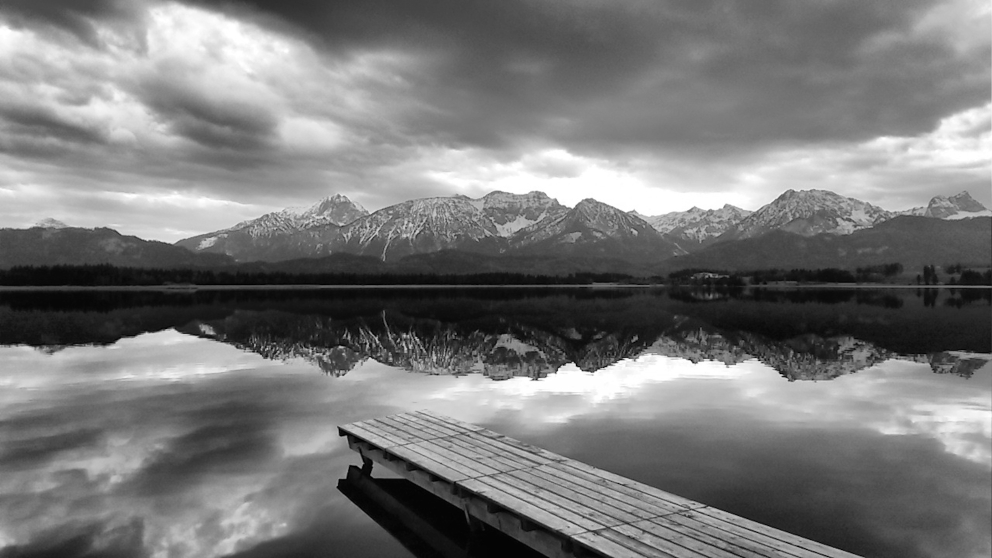
%> input picture greyscale_thresholding/landscape.jpg, 1984 x 1116 px (shown at 1/2 size)
$ octave greyscale_thresholding.m   (GNU Octave 9; MATLAB toolbox functions it lacks are replaced by stand-ins)
%> lines starting %> are read from the running program, lines starting %| are printed output that depends on the picture; in (x1, y1, x2, y2) boxes, pixels count from 0 and x2, y2 are one past the last pixel; in counts of white or black regions, pixels touching at a corner belong together; the program's own positions count from 1
%Part A
I=imread('landscape.jpg');
%> I is the input picture: size 1116x1984x3 uint8; min 0, max 255, mean 120.7
I = double(I);
%> I: size 1116x1984x3 double
colormap(gray),imagesc(I);
%> after `imagesc(I)`:
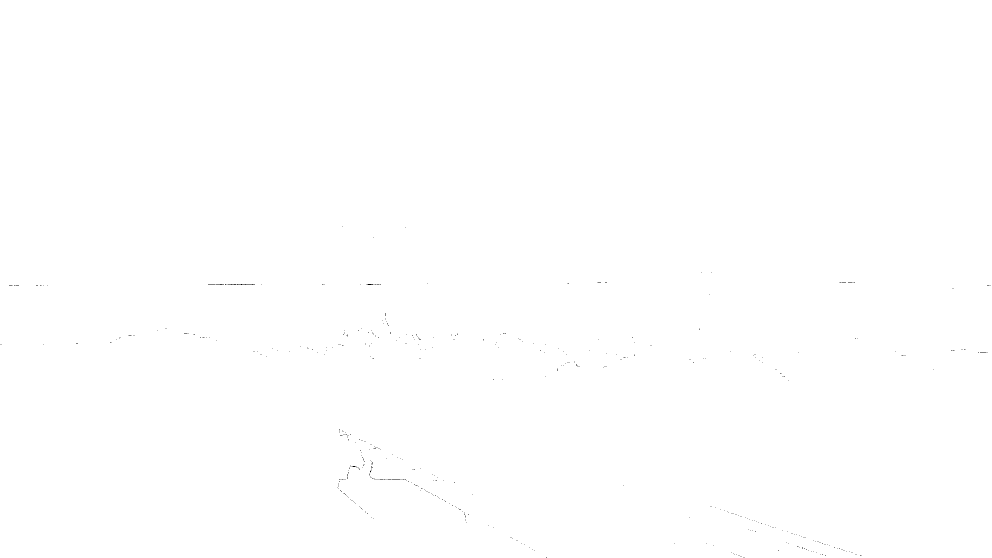
%> displayed picture: size 1116x1984x3, on the screen's scale of 0 to 255 (shown at 1/2 size); 100% white; black in thin lines or dots, all inside (x1, y1, x2, y2) = (1, 452, 1981, 1116)

%Display histogram of I
x = 1:256;
h = zeros(1,256);
for i=1:1116
    for j=1:1984
        h(I(i,j)+1) = h(I(i,j)+1) + 1;
    end
end
%> after the loop, h = 256 values, max 22401 at index 256, min 404 at index 2, mean 8649
plot(x,h);

%Find Average Optical Density
mean(I(:))
%> ans = 120.7


%Part B
M=imread('mammogram.jpg');
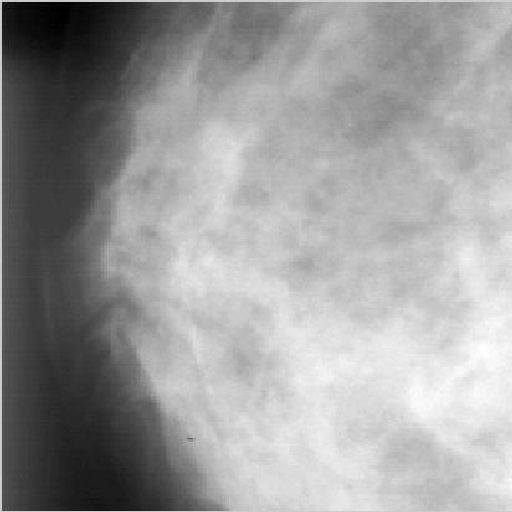
%> input picture greyscale_thresholding/mammogram.jpg, 512 x 512 px
%> M is the input picture: size 512x512 uint8; min 0, max 255, mean 155.4
M=double(M);
%> M: size 512x512 double

%1.Convert into a binary image by simple thresholding
Tnew=mean(M(:));
%> Tnew = 155.4
for i=1:512
    for j=1:512
        if M(i,j) < Tnew
           I(i,j) = 0;
        else
            I(i,j) = 255;
        end
    end
end
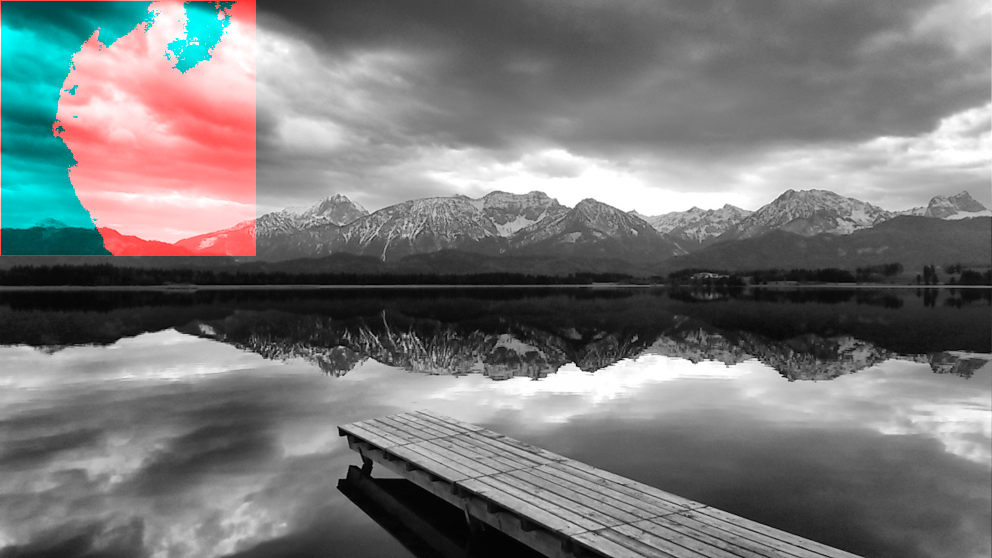
%> I: size 1116x1984x3 double (shown at 1/2 size); 11.8% of pixels changed, all inside (x1, y1, x2, y2) = (0, 0, 512, 512)
result1=I;
colormap(gray)
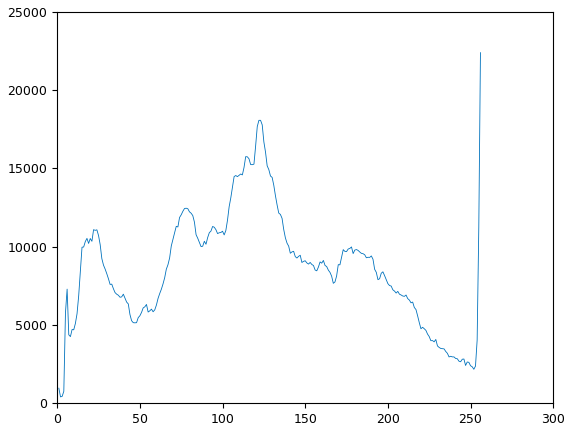
%> figure redrawn from the program's plot data; curve peaks at x = 256, y = 22401
subplot(1,3,1),imagesc(M)
subplot(1,3,2),imagesc(result1)

%2.Implement the Approximate Contour Image Generation algorithm
for i=2:511
    for j=2:511
        if I(i,j)==255
            n = I(i-1,j-1) + I(i-1,j) + I(i-1,j+1) + I(i,j-1) + I(i,j) + I(i,j+1) + I(i+1,j-1) + I(i+1,j) + I(i+1,j+1);
            if n<2040
                J(i,j) = 255;
            else
                J(i,j) = 0;
            end
        else
            J(i,j) = 0;
        end
    end
end
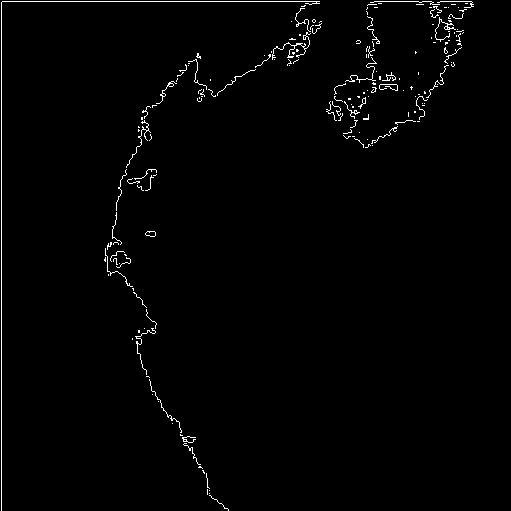
%> J: size 511x511 double; 1.3% white in thin lines or dots
%> after the loop, n = 2295
result2 = J;

subplot(1,3,3),imagesc(result2)

%Part C
S = imread('spot.jpg');
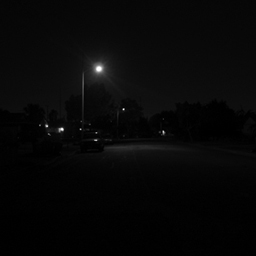
%> input picture greyscale_thresholding/spot.jpg, 256 x 256 px
%> S is the input picture: size 256x256 uint8; min 0, max 255, mean 7.3
S = double(S);
%> S: size 256x256 double
colormap(gray);

%Display histogram of S
x = 1:256;
h = zeros(1,256);
for i=1:256
    for j=1:256
        h(S(i,j)+1) = h(S(i,j)+1) + 1;
    end
end
%> after the loop, h = 256 values, max 9133 at index 2, min 0 at index 89, mean 256
subplot(2,2,1), plot(x,h);

% Perform full-scale contrast stretch
% J(i,j) = ((k-1)/(b-a))*(I(i,j) - a)
J = uint8((255/50)*S);
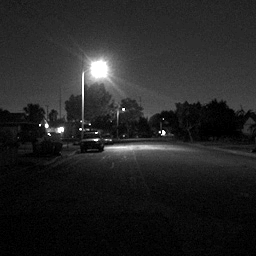
%> J: size 256x256 uint8; min 0, max 255, mean 36.1
a = 1:256;
n = zeros(1,256);
for i=1:256
    for j=1:256
        n(J(i,j)+1) = n(J(i,j)+1) + 1;
    end
end
%> after the loop, n = 256 values, max 9133 at index 6, min 0 at index 2, mean 256
subplot(2,2,2), plot(a,n);
%> (the run ends here)
